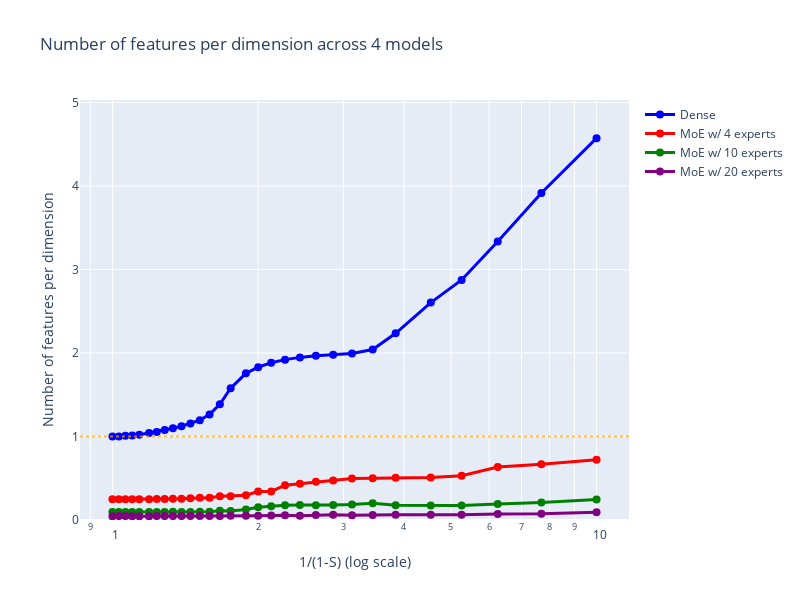

The notebook cell this image was saved under:
### Code cell
plot_feats_per_dim_comp([a, b, c, d], [cfg_a, cfg_b, cfg_c, cfg_d], 
['Dense', 'MoE w/ 4 experts', 'MoE w/ 10 experts', 'MoE w/ 20 experts'], 
feature_probs, importances, DEVICE)
